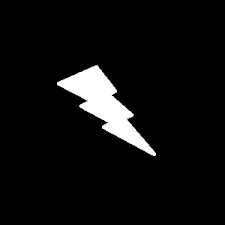
#> input picture img/light.png, 225 x 225 px
$ jupyter execute task_3.ipynb
#> lines starting #> are read from the running program, lines starting #| are printed output that depends on the picture; after the words box and inside, x2 and y2 are one past the last pixel; in counts of white or black regions, pixels touching at a corner belong together
[cell 1]
import numpy as np
import cv2 as cv
import matplotlib.pyplot as plt

[cell 2]
img = cv.imread('../../img/light.png', cv.IMREAD_GRAYSCALE)
#> img: shape (225, 225); min 0, max 255, mean 14.1
print(img.shape)
#| (225, 225)
assert img is not None, "file could not be read, check with os.path.exists()"
ret,thresh = cv.threshold(img,127,255,0)
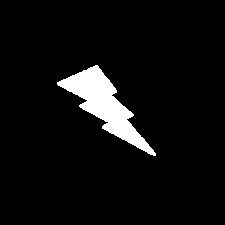
#> thresh: shape (225, 225); 5.6% white; 1 white region
contours,hierarchy = cv.findContours(thresh, 1, 2)
#> contours = 1 contour; box (x1, y1, x2, y2) and area: (57, 65, 156, 156) 2675
cnt = contours[0]
#> cnt = contour of 188 points, box (x1, y1, x2, y2) (57, 65, 156, 156), area 2675
M = cv.moments(cnt)
#> M = moments, m00 2675, centre m10/m00, m01/m00 = (104.3, 104.3)
print( M )
#> (printed output is left out)

[cell 3]
print(len(contours))
#| 1

[cell 4]
cx = int(M['m10']/M['m00'])
#> cx = 104
cy = int(M['m01']/M['m00'])
#> cy = 104
cx, cy
#> Out = (104, 104)

[cell 5]
area = cv.contourArea(cnt)
#> area = 2675
perimeter = cv.arcLength(cnt,True)
#> perimeter = 335.4

area, perimeter
#> Out = (2675, 335.4)

[cell 6]
epsilon = 0.1*cv.arcLength(cnt,True)
#> epsilon = 33.54
approx = cv.approxPolyDP(cnt,epsilon,True)
#> approx = [[57, 82], [155, 155], [97, 65]]

[cell 7]
hull = cv.convexHull(cnt)
#> hull = contour of 19 points, box (x1, y1, x2, y2) (57, 65, 156, 156), area 3290
hull
#> Out has the same summary as hull

[cell 8]
k = cv.isContourConvex(cnt)
#> k = False
k
#> Out = False

[cell 9]
x,y,w,h = cv.boundingRect(cnt)
#> x = 57; y = 65; w = 99; h = 91
img_color = cv.cvtColor(img, cv.COLOR_GRAY2BGR)
img_rect = cv.rectangle(img_color,(x,y),(x+w,y+h),(0,255,0),1)
plt.imshow(img_rect)

[cell 10]
rect = cv.minAreaRect(cnt)
#> rect = ((113.5, 111), (41.72, 120.9), -45)
box = cv.boxPoints(rect)
#> box = [[141.5, 168.5], [56, 83], [85.5, 53.5], [171, 139]]
box = np.intp(box)
#> box = [[141, 168], [56, 83], [85, 53], [171, 139]]

img_color = cv.cvtColor(img, cv.COLOR_GRAY2BGR)
plt.imshow(cv.drawContours(img_color,[box],0,(0,0,255),2))

[cell 11]
(x,y),radius = cv.minEnclosingCircle(cnt)
#> x = 106; y = 118.5; radius = 61.1
center = (int(x),int(y))
#> center = (106, 118)
radius = int(radius)
#> radius = 61
img_color = cv.cvtColor(img, cv.COLOR_GRAY2BGR)
plt.imshow(cv.circle(img_color,center,radius,(0,255,0),2))

[cell 12]
ellipse = cv.fitEllipse(cnt)
#> ellipse = ((101.9, 101.3), (36.55, 124.5), 135.5)
img_color = cv.cvtColor(img, cv.COLOR_GRAY2BGR)
plt.imshow(cv.ellipse(img_color,ellipse,(0,255,0),2))

[cell 13]
rows,cols = img.shape[:2]
#> rows = 225; cols = 225
[vx,vy,x,y] = cv.fitLine(cnt, cv.DIST_L2,0,0.01,0.01)
#> vx = [0.718]; vy = [0.696]; x = [103.4]; y = [109.2]
lefty = int((-x*vy/vx) + y)
#> lefty = 9
righty = int(((cols-x)*vy/vx)+y)
#> righty = 226
img_color = cv.cvtColor(img, cv.COLOR_GRAY2BGR)
plt.imshow(cv.line(img_color,(cols-1,righty),(0,lefty),(0,255,0),2))
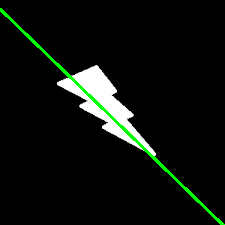
#> img_color: shape (225, 225, 3); mean B, G, R 12.3, 17.2, 12.3
